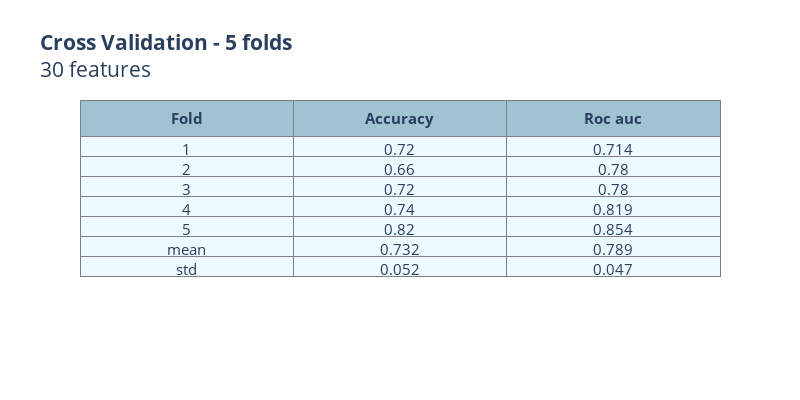

The cell this chart's notebook holds for it:
### Code cell
selector = RFE(liblinear_best_params_LR, n_features_to_select=30, step=1)
selector.fit(st_X,y)
scores_table(selector,st_X, y, '30 features')

### Figure 1 — Plotly figure (JSON) as saved in the notebook; plotly's stock layout.template omitted (floating-point values rounded to 4 significant figures)
{"data": [{"cells": {"align": ["center"], "fill": {"color": "#EDFAFF"}, "font": {"size": 15}, "line": {"color": "#7D7F80"}, "values": [["1", "2", "3", "4", "5", "mean", "std"], [0.72, 0.66, 0.72, 0.74, 0.82, 0.732, 0.052], [0.714, 0.78, 0.78, 0.819, 0.854, 0.789, 0.047]]}, "header": {"align": ["center"], "fill": {"color": "#a1c3d1"}, "font": {"size": 15}, "line": {"color": "#7D7F80"}, "values": ["<b>Fold", "<b>Accuracy", "<b>Roc auc"]}, "type": "table"}], "layout": {"font": {"size": 15}, "height": 400, "title": {"text": "<b>Cross Validation - 5 folds</b><br>30 features"}, "width": 800}}
